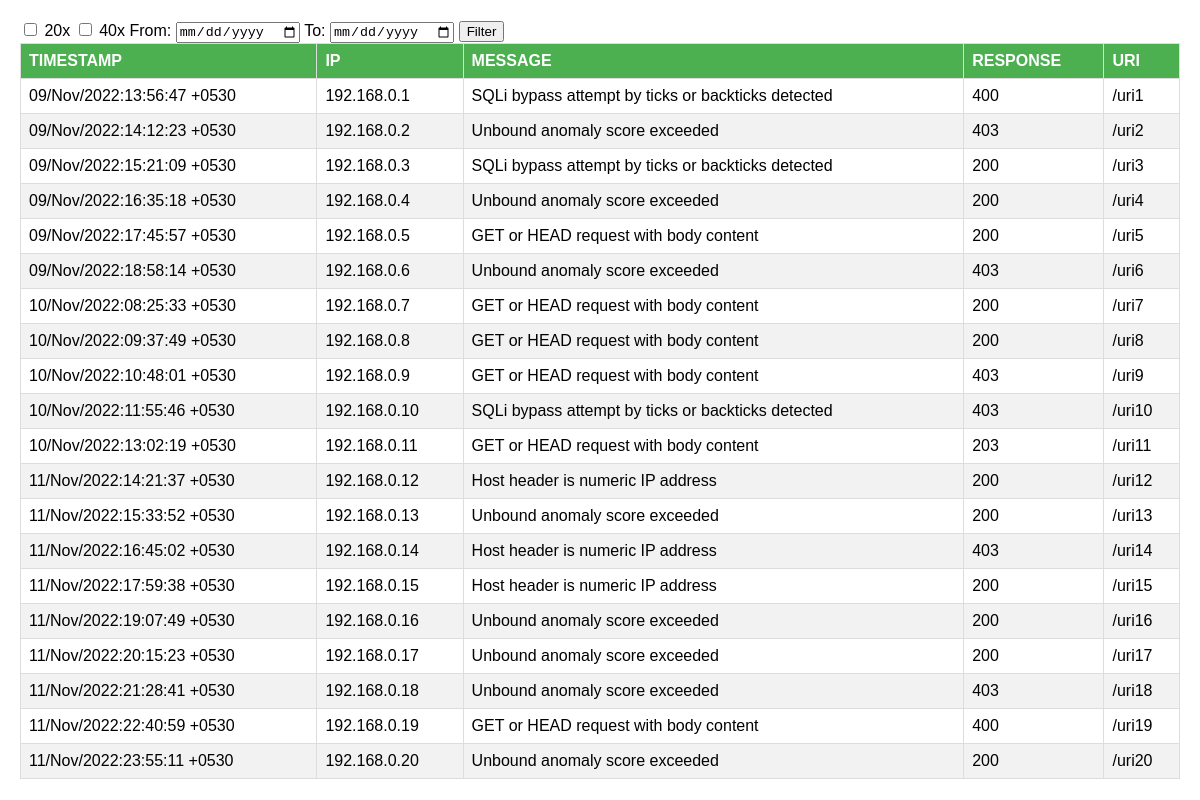
Before: / with the older database file.
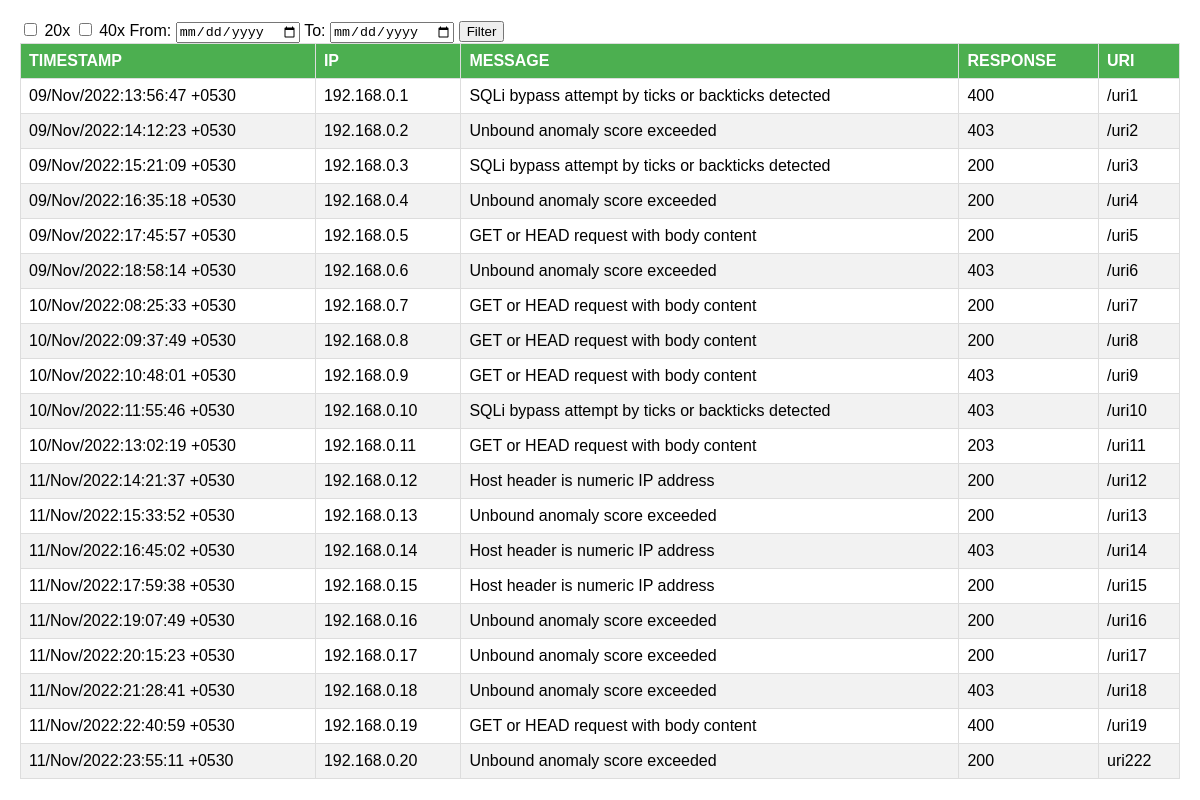
After: the same page with the newer database file.
### tables this page shows
CREATE TABLE "threat" (
"TIMESTAMP" TEXT,
  "IP" TEXT,
  "MESSAGE" TEXT,
  "RESPONSE" INTEGER,
  "URI" TEXT
);

### main.py (the view)
@app.route('/', methods=['GET', 'POST'])
def index():
    conn = sqlite3.connect('vedas.db')
    cur = conn.cursor()
    if request.method == 'POST':
        selected_responses = request.form.getlist('response')
        from_date = request.form['from_date']
        to_date = request.form['to_date']
        if from_date and to_date:
            from_date_obj = datetime.strptime(from_date, '%Y-%m-%d').date()
            to_date_obj = datetime.strptime(to_date, '%Y-%m-%d').date()
        else:
            from_date_obj = datetime.min.date()
            to_date_obj = datetime.max.date()
        data = get_filtered_results(from_date_obj, to_date_obj, selected_responses)
    else:
        cur.execute('SELECT * FROM threat')
        data = cur.fetchall()
    conn.close()
    return render_template('table.html', data=data)

### templates/table.html (shortened to what this page needs)
<!DOCTYPE html>
<html>
<head>
</head>
<body>
    <form method="post" id="filter-form">
        <label><input type="checkbox" name="response" value="20x" class="response-checkbox"> 20x</label>
        <label><input type="checkbox" name="response" value="40x" class="response-checkbox"> 40x</label>
        <label for="from_date">From:</label>
        <input type="date" name="from_date" id="from_date">
        <label for="to_date">To:</label>
        <input type="date" name="to_date" id="to_date">
        <button type="submit">Filter</button>
    </form>
    <table class="data">
        <thead>
            <tr>
                <th>TIMESTAMP</th>
                <th>IP</th>
                <th>MESSAGE</th>
                <th>RESPONSE</th>
                <th>URI</th>
            </tr>
        </thead>
        <tbody>
            {% for row in data %}
            <tr>
                <td>{{ row[0] }}</td>
                <td>{{ row[1] }}</td>
                <td>{{ row[2] }}</td>
                <td>{{ row[3] }}</td>
                <td>{{ row[4] }}</td>
            </tr>
            {% endfor %}
        </tbody>
    </table>
</body>
</html>

Changed rows visible on the page:
changed threat: URI "/uri20" → "uri222"
